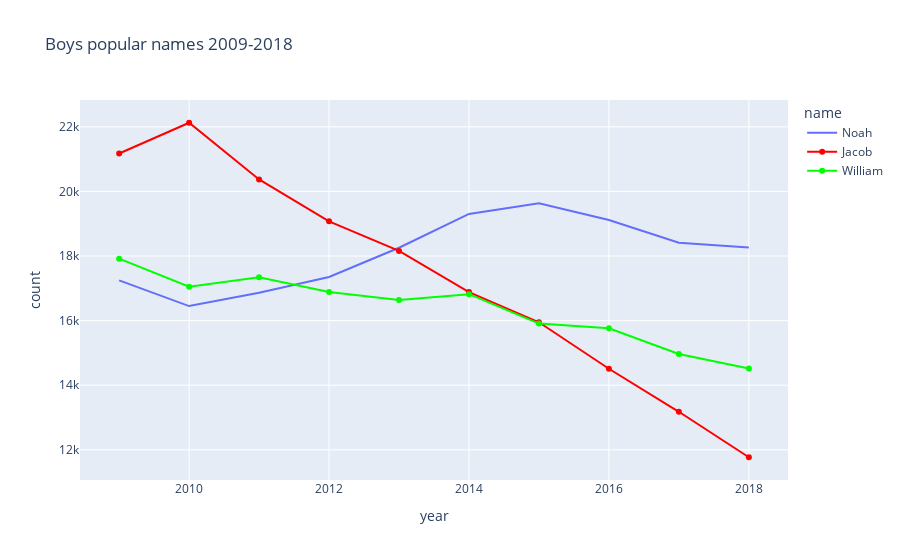

Notebook code for this chart:
### Code cell
noah = df.loc[filtr_09_18_M & (df.name == "Noah")].sort_values(by="year").reset_index(drop=True)
jacob = df.loc[filtr_09_18_M & (df.name == "Jacob")].sort_values(by="year").reset_index(drop=True)
william = df.loc[filtr_09_18_M & (df.name == "William")].sort_values(by="year").reset_index(drop=True)
# fig = go.Figure()
fig = px.line(noah, x="year", y="count", color="name", labels=("Noah"), title="Boys popular names 2009-2018")
fig.add_trace(go.Scatter(x=jacob['year'], y=jacob["count"], line=dict(color="#ff0000", width=2),
                        name="Jacob"))
fig.add_trace(go.Scatter(x=william['year'], y=william["count"], line=dict(color="#00ff00", width=2),
                        name="William"))
fig.show()

### Figure 1 — Plotly figure (JSON) as saved in the notebook; plotly's stock layout.template omitted (floating-point values rounded to 4 significant figures)
{"data": [{"hovertemplate": "name=Noah<br>year=%{x}<br>count=%{y}<extra></extra>", "legendgroup": "Noah", "line": {"color": "#636efa", "dash": "solid"}, "marker": {"symbol": "circle"}, "mode": "lines", "name": "Noah", "orientation": "v", "showlegend": true, "type": "scatter", "x": [2009, 2010, 2011, 2012, 2013, 2014, 2015, 2016, 2017, 2018], "xaxis": "x", "y": [17247, 16451, 16862, 17353, 18257, 19305, 19635, 19117, 18410, 18267], "yaxis": "y"}, {"line": {"color": "#ff0000", "width": 2}, "name": "Jacob", "type": "scatter", "x": [2009, 2010, 2011, 2012, 2013, 2014, 2015, 2016, 2017, 2018], "y": [21175, 22127, 20371, 19074, 18158, 16883, 15949, 14510, 13178, 11770]}, {"line": {"color": "#00ff00", "width": 2}, "name": "William", "type": "scatter", "x": [2009, 2010, 2011, 2012, 2013, 2014, 2015, 2016, 2017, 2018], "y": [17918, 17051, 17343, 16885, 16641, 16820, 15909, 15761, 14967, 14516]}], "layout": {"legend": {"title": {"text": "name"}, "tracegroupgap": 0}, "title": {"text": "Boys popular names 2009-2018"}, "xaxis": {"anchor": "y", "domain": [0, 1], "title": {"text": "year"}}, "yaxis": {"anchor": "x", "domain": [0, 1], "title": {"text": "count"}}}}
